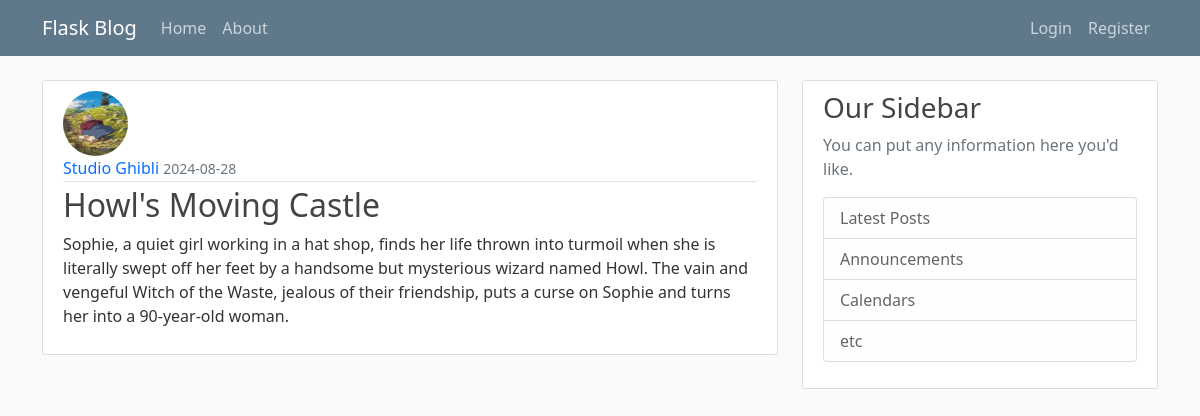
The page /post/5 on the database its author committed.
### flaskBlog/models.py (models this page shows, shortened)
class Post(db.Model):
    id = db.Column(db.Integer, primary_key=True)
    title = db.Column(db.String(100), nullable=False)
    date_posted = db.Column(db.DateTime, nullable=False, default=datetime.utcnow)
    content = db.Column(db.Text, nullable=False)
    image_file = db.Column(db.String(20), nullable=False, default='default.jpg')
    user_id = db.Column(db.Integer, db.ForeignKey('user.id'), nullable=False)

class User(db.Model, UserMixin):
    id = db.Column(db.Integer, primary_key=True)
    username = db.Column(db.String(20), unique=True, nullable=False)
    email = db.Column(db.String(120), unique=True, nullable=False)
    image_file = db.Column(db.String(20), nullable=False, default='default.jpg')
    password = db.Column(db.String(60), nullable=False)
    posts = db.relationship('Post', backref='author', lazy=True)

### flaskBlog/posts/routes.py (the view)
@posts.route("/post/<int:post_id>")
def post(post_id):
    post = Post.query.get_or_404(post_id)
    return render_template('post.html', title=post.title, post=post)

### flaskBlog/templates/post.html (shortened to what this page needs)
{% extends "layout.html" %}
{% block content %}
    <article class="media content-section">
        <img class="rounded-circle article-img"
             src="{{ url_for('static', filename='post_profile_pics/' + post.image_file) }}">
        <div class="media-body">
            <div class="article-metadata">
                <a class="mr-2" href="{{ url_for('users.user_posts', username=post.author.username) }}"
                   style="text-decoration: none;">{{ post.author.username }}</a>
                <small class="text-muted">{{ post.date_posted.strftime('%Y-%m-%d') }}</small>
            </div>
            <h2 class="article-title">{{ post.title }}</h2>
            <p class="article-content">{{ post.content }}</p>
        </div>
    </article>
{% endblock content %}

### flaskBlog/static/main.css (style rules this page uses)
body { background: #fafafa; color: #333333; margin-top: 5rem; }
h1, h2, h3, h4, h5, h6 { color: #444444; }
.content-section { background: #ffffff; padding: 10px 20px; border: 1px solid #dddddd; border-radius: 3px; margin-bottom: 20px; }
.article-title { color: #444444; }
.article-content { white-space: pre-line; }
.article-img { height: 65px; width: 65px; margin-right: 16px; }
.article-metadata { padding-bottom: 1px; margin-bottom: 4px; border-bottom: 1px solid #e3e3e3; }

### rows shown on the page
Post: image_file (picture), date_posted "2024-08-28", title "Howl's Moving Castle", content "Sophie, a quiet girl working in a hat shop, finds her life thrown into turmoil when she is literally swept off her feet by a handsome but mysterious wizard named Howl. The vain and vengeful Witch of the Waste, jealous of their friendship, puts a curse on Sophie and turns her into a 90-year-old woman."
User: author.username "Studio Ghibli"
